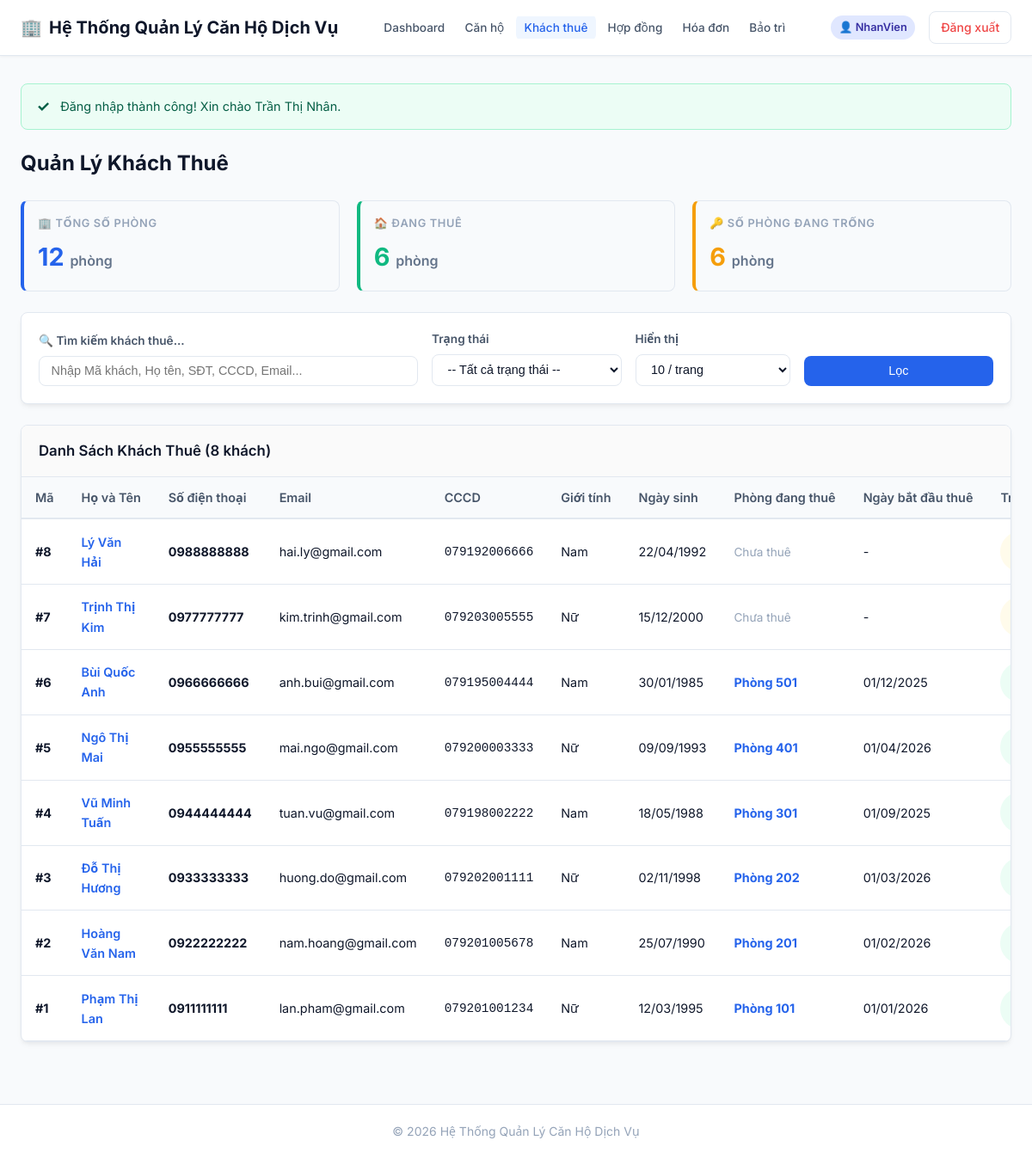
/QuanLyCanHo-Web/user/khach-thue/index.php (signed in), run on the app's committed database.
### tables this page shows
CREATE TABLE KhachThue (
    MaKhach           INT AUTO_INCREMENT PRIMARY KEY,
    HoTen             VARCHAR(100) NOT NULL,
    CCCD              VARCHAR(12)  NOT NULL UNIQUE,
    NgaySinh          DATE         NOT NULL,
    GioiTinh          VARCHAR(10)  NOT NULL,
    SoDienThoai       VARCHAR(15)  NOT NULL,
    Email             VARCHAR(100) NULL,
    DiaChiThuongTru   VARCHAR(255) NULL
);

### QuanLyCanHo-Web/user/khach-thue/index.php (called while the page is built, shortened)
<?php
require_once __DIR__ . '/../../admin/khach-thue/index.php';

### QuanLyCanHo-Web/auth/guard.php (called while the page is built, shortened)
<?php
function currentUserRole(): string
{
    return $_SESSION['VaiTro'] ?? '';
}

### QuanLyCanHo-Web/admin/khach-thue/index.php (the view, shortened to what this page needs)
<?php
require_once __DIR__ . '/../../includes/header.php';
$pdo = require __DIR__ . '/../../config/database.php';
$baseUrl = url((currentUserRole() === 'Admin') ? '/admin/khach-thue' : '/user/khach-thue');
$totalRoomCount = (int)$pdo->query('SELECT COUNT(*) FROM CanHo')->fetchColumn();
$rentingCount = (int)$pdo->query("
    SELECT COUNT(DISTINCT MaCanHo)
    FROM HopDong
    WHERE TrangThai = 'Đang hiệu lực'
")->fetchColumn();
$vacantRoomCount = max(0, $totalRoomCount - $rentingCount);
$keyword = trim($_GET['keyword'] ?? '');
$perPage = (int)($_GET['per_page'] ?? 10);
$page = max(1, (int)($_GET['page'] ?? 1));
$offset = ($page - 1) * $perPage;
$whereConditions = [];
$params = [];
$whereClause = !empty($whereConditions) ? 'WHERE ' . implode(' AND ', $whereConditions) : '';
$countSql = "SELECT COUNT(*) FROM KhachThue kt $whereClause";
$countStmt = $pdo->prepare($countSql);
$countStmt->execute($params);
$totalMatching = (int)$countStmt->fetchColumn();
$sql = "SELECT kt.*,
               ch.SoPhong,
               active_hp.NgayBatDau AS NgayBatDauThue,
               (SELECT COUNT(*) FROM HopDong h1 WHERE h1.MaKhach = kt.MaKhach AND h1.TrangThai = 'Đang hiệu lực') AS ActiveCount
        FROM KhachThue kt
        LEFT JOIN HopDong active_hp ON kt.MaKhach = active_hp.MaKhach AND active_hp.TrangThai = 'Đang hiệu lực'
        LEFT JOIN CanHo ch ON active_hp.MaCanHo = ch.MaCanHo
        $whereClause
        ORDER BY kt.MaKhach DESC
        LIMIT $perPage OFFSET $offset";
$stmt = $pdo->prepare($sql);
$stmt->execute($params);
$tenants = $stmt->fetchAll();
?>
<div class="page-header">
    <div>
        <h1 class="page-title">Quản Lý Khách Thuê</h1>
    </div>
</div>
<div class="detail-grid" style="grid-template-columns: repeat(auto-fit, minmax(220px, 1fr)); margin-bottom: 1.5rem;">
    <div class="detail-item" style="border-left: 4px solid var(--primary-color);">
        <div class="detail-label">🏢 TỔNG SỐ PHÒNG</div>
        <div class="detail-value" style="font-size: 1.8rem; font-weight: 700; color: var(--primary-color);">
            <?= $totalRoomCount ?> <span style="font-size: 1rem; font-weight: 600; color: #64748b;">phòng</span>
        </div>
    </div>
    <div class="detail-item" style="border-left: 4px solid var(--success-color);">
        <div class="detail-label">🏠 ĐANG THUÊ</div>
        <div class="detail-value" style="font-size: 1.8rem; font-weight: 700; color: var(--success-color);">
            <?= $rentingCount ?> <span style="font-size: 1rem; font-weight: 600; color: #64748b;">phòng</span>
        </div>
    </div>
    <div class="detail-item" style="border-left: 4px solid var(--warning-color);">
        <div class="detail-label">🔑 SỐ PHÒNG ĐANG TRỐNG</div>
        <div class="detail-value" style="font-size: 1.8rem; font-weight: 700; color: var(--warning-color);">
            <?= $vacantRoomCount ?> <span style="font-size: 1rem; font-weight: 600; color: #64748b;">phòng</span>
        </div>
    </div>
</div>
<div class="filter-card mb-3">
    <form method="GET" action="" class="filter-form" style="display: flex; flex-wrap: wrap; gap: 1rem; align-items: flex-end;">
        <div class="filter-group" style="flex: 2; min-width: 250px;">
            <label for="keyword" style="font-weight: 600; font-size: 0.85rem;">🔍 Tìm kiếm khách thuê...</label>
            <input type="text"
                   id="keyword"
                   name="keyword"
                   class="form-control"
                   placeholder="Nhập Mã khách, Họ tên, SĐT, CCCD, Email..."
                   value="<?= e($keyword) ?>">
        </div>
        <div class="filter-group" style="flex: 1; min-width: 160px;">
            <label for="status" style="font-weight: 600; font-size: 0.85rem;">Trạng thái</label>
            <select name="status" id="status" class="form-control" onchange="this.form.submit()">
                <option value="">-- Tất cả trạng thái --</option>
            </select>
        </div>
        <div class="filter-group" style="flex: 0 0 110px;">
            <label for="per_page" style="font-weight: 600; font-size: 0.85rem;">Hiển thị</label>
            <select name="per_page" id="per_page" class="form-control" onchange="this.form.submit()">
                <option value="10" <?= ($perPage === 10) ? 'selected' : '' ?>>10 / trang</option>
            </select>
        </div>
        <div class="filter-group" style="display: flex; gap: 0.5rem;">
            <button type="submit" class="btn btn-primary">Lọc</button>
        </div>
    </form>
</div>
<div class="card">
    <div class="card-header">
        <h3>Danh Sách Khách Thuê (<?= $totalMatching ?> khách)</h3>
    </div>
    <div class="card-body" style="padding: 0;">
        <?php if (empty($tenants)): ?>
            <div class="empty-state">
                <p>Không tìm thấy dữ liệu khách thuê phù hợp.</p>
            </div>
        <?php else: ?>
            <div class="table-responsive">
                <table class="table">
                    <thead>
                        <tr>
                            <th>Mã</th>
                            <th>Họ và Tên</th>
                            <th>Số điện thoại</th>
                            <th>Email</th>
                            <th>CCCD</th>
                            <th>Giới tính</th>
                            <th>Ngày sinh</th>
                            <th>Phòng đang thuê</th>
                            <th>Ngày bắt đầu thuê</th>
                            <th>Trạng thái</th>
                        </tr>
                    </thead>
                    <tbody>
                        <?php foreach ($tenants as $kt):
                            $tenantStatus = ((int)$kt['ActiveCount'] > 0) ? 'Đang thuê' : 'Chưa thuê';
                        ?>
                            <tr>
                                <td><strong>#<?= e((string)$kt['MaKhach']) ?></strong></td>
                                <td>
                                    <a href="<?= $baseUrl ?>/detail.php?id=<?= $kt['MaKhach'] ?>" style="font-weight: 600; color: var(--primary-color);">
                                        <?= e($kt['HoTen']) ?>
                                    </a>
                                </td>
                                <td><strong><?= e($kt['SoDienThoai']) ?></strong></td>
                                <td><?= e($kt['Email'] ?? '-') ?></td>
                                <td><code><?= e($kt['CCCD']) ?></code></td>
                                <td><?= e($kt['GioiTinh']) ?></td>
                                <td><?= formatDate($kt['NgaySinh']) ?></td>
                                <td>
                                    <?php if (!empty($kt['SoPhong'])): ?>
                                        <span style="font-weight: 700; color: var(--primary-color);">
                                            Phòng <?= e($kt['SoPhong']) ?>
                                        </span>
                                    <?php else: ?>
                                        <span style="color: #94a3b8; font-size: 0.85rem;">Chưa thuê</span>
                                    <?php endif; ?>
                                </td>
                                <td>
                                    <?= !empty($kt['NgayBatDauThue']) ? formatDate($kt['NgayBatDauThue']) : '-' ?>
                                </td>
                                <td><?= renderStatusBadge($tenantStatus) ?></td>
                            </tr>
                        <?php endforeach; ?>
                    </tbody>
                </table>
            </div>
        <?php endif; ?>
    </div>
</div>
<?php require_once __DIR__ . '/../../includes/footer.php'; ?>

### QuanLyCanHo-Web/assets/css/style.css (style rules this page uses)
:root { --primary-color: #2563eb; --primary-hover: #1d4ed8; --primary-light: #eff6ff; --secondary-color: #64748b; --secondary-hover: #475569; --success-color: #10b981; --success-light: #ecfdf5; --warning-color: #f59e0b; --warning-light: #fffbeb; --danger-color: #ef4444; --danger-light: #fef2f2; --info-color: #06b6d4; --info-light: #ecfeff; --bg-main: #f8fafc; --bg-surface: #ffffff; --text-primary: #0f172a; --text-secondary: #475569; --text-muted: #94a3b8; --border-color: #e2e8f0; --border-radius: 8px; --box-shadow: 0 4px 6px -1px rgba(0, 0, 0, 0.05), 0 2px 4px -1px rgba(0, 0, 0, 0.03); --transition: all 0.2s ease-in-out; }
* { box-sizing: border-box; margin: 0; padding: 0; }
body { font-family: 'Inter', system-ui, -apple-system, BlinkMacSystemFont, 'Segoe UI', Roboto, Oxygen, Ubuntu, Cantarell, sans-serif; background-color: var(--bg-main); color: var(--text-primary); line-height: 1.6; display: flex; flex-direction: column; min-height: 100vh; }
a { color: var(--primary-color); text-decoration: none; transition: var(--transition); }
.page-header { display: flex; justify-content: space-between; align-items: center; margin-bottom: 1.5rem; flex-wrap: wrap; gap: 1rem; }
.page-title { font-size: 1.5rem; font-weight: 700; color: var(--text-primary); }
.btn { display: inline-flex; align-items: center; justify-content: center; gap: 0.5rem; padding: 0.55rem 1.1rem; font-size: 0.9rem; font-weight: 500; border-radius: var(--border-radius); border: 1px solid transparent; cursor: pointer; transition: var(--transition); text-align: center; white-space: nowrap; }
.btn-primary { background-color: var(--primary-color); color: white; }
.filter-card { background-color: var(--bg-surface); border-radius: var(--border-radius); padding: 1.25rem; margin-bottom: 1.5rem; border: 1px solid var(--border-color); box-shadow: var(--box-shadow); }
.filter-form { display: flex; flex-wrap: wrap; gap: 1rem; align-items: flex-end; }
.filter-group { display: flex; flex-direction: column; gap: 0.35rem; flex: 1; min-width: 180px; }
.filter-group label { font-size: 0.825rem; font-weight: 600; color: var(--text-secondary); }
.form-control { padding: 0.55rem 0.85rem; font-size: 0.9rem; border: 1px solid var(--border-color); border-radius: var(--border-radius); background-color: #fff; color: var(--text-primary); width: 100%; outline: none; transition: var(--transition); }
.card { background-color: var(--bg-surface); border-radius: var(--border-radius); border: 1px solid var(--border-color); box-shadow: var(--box-shadow); margin-bottom: 1.5rem; overflow: hidden; }
.card-header { padding: 1rem 1.25rem; border-bottom: 1px solid var(--border-color); background-color: #fafafa; display: flex; justify-content: space-between; align-items: center; }
.card-header h3 { font-size: 1.05rem; font-weight: 600; color: var(--text-primary); }
.card-body { padding: 1.25rem; }
.table-responsive { overflow-x: auto; }
.table { width: 100%; border-collapse: collapse; font-size: 0.9rem; text-align: left; }
.table th { background-color: #f8fafc; color: var(--text-secondary); font-weight: 600; padding: 0.75rem 1rem; border-bottom: 2px solid var(--border-color); white-space: nowrap; }
.table td { padding: 0.85rem 1rem; border-bottom: 1px solid var(--border-color); vertical-align: middle; }
.detail-grid { display: grid; grid-template-columns: repeat(auto-fit, minmax(280px, 1fr)); gap: 1.25rem; margin-bottom: 1.5rem; }
.detail-item { background-color: #f8fafc; padding: 1rem; border-radius: var(--border-radius); border: 1px solid var(--border-color); }
.detail-label { font-size: 0.8rem; font-weight: 600; color: var(--text-muted); text-transform: uppercase; letter-spacing: 0.05em; margin-bottom: 0.35rem; }
.detail-value { font-size: 1rem; font-weight: 500; color: var(--text-primary); }
.mb-3 { margin-bottom: 1.5rem; }

### data on the page
khachthue: MaKhach "8", HoTen "Lý Văn Hải", SoDienThoai "0988888888", Email "hai.ly@gmail.com", CCCD "079192006666", GioiTinh "Nam", NgaySinh "22/04/1992", shows "Chưa thuê"
khachthue: MaKhach "7", HoTen "Trịnh Thị Kim", SoDienThoai "0977777777", Email "kim.trinh@gmail.com", CCCD "079203005555", GioiTinh "Nữ", NgaySinh "15/12/2000", shows "Chưa thuê"
khachthue: MaKhach "6", HoTen "Bùi Quốc Anh", SoDienThoai "0966666666", Email "anh.bui@gmail.com", CCCD "079195004444", GioiTinh "Nam", NgaySinh "30/01/1985", SoPhong "501", NgayBatDauThue "01/12/2025"
khachthue: MaKhach "5", HoTen "Ngô Thị Mai", SoDienThoai "0955555555", Email "mai.ngo@gmail.com", CCCD "079200003333", GioiTinh "Nữ", NgaySinh "09/09/1993", SoPhong "401", NgayBatDauThue "01/04/2026"
khachthue: MaKhach "4", HoTen "Vũ Minh Tuấn", SoDienThoai "0944444444", Email "tuan.vu@gmail.com", CCCD "079198002222", GioiTinh "Nam", NgaySinh "18/05/1988", SoPhong "301", NgayBatDauThue "01/09/2025"
khachthue: MaKhach "3", HoTen "Đỗ Thị Hương", SoDienThoai "0933333333", Email "huong.do@gmail.com", CCCD "079202001111", GioiTinh "Nữ", NgaySinh "02/11/1998", SoPhong "202", NgayBatDauThue "01/03/2026"
khachthue: MaKhach "2", HoTen "Hoàng Văn Nam", SoDienThoai "0922222222", Email "nam.hoang@gmail.com", CCCD "079201005678", GioiTinh "Nam", NgaySinh "25/07/1990", SoPhong "201", NgayBatDauThue "01/02/2026"
khachthue: MaKhach "1", HoTen "Phạm Thị Lan", SoDienThoai "0911111111", Email "lan.pham@gmail.com", CCCD "079201001234", GioiTinh "Nữ", NgaySinh "12/03/1995", SoPhong "101", NgayBatDauThue "01/01/2026"

### other printed values
$item['label'] "Dashboard"
$item['label'] "Căn hộ"
$item['label'] "Khách thuê"
$item['label'] "Hợp đồng"
$item['label'] "Hóa đơn"
$item['label'] "Bảo trì"
$vaiTro ?: ($_SESSION['HoTenKhach'] ?? 'Khách hàng') "NhanVien"
$flashSuccess "Đăng nhập thành công! Xin chào Trần Thị Nhân."
$totalRoomCount "12"
$rentingCount "6"
$vacantRoomCount "6"
$totalMatching "8"
